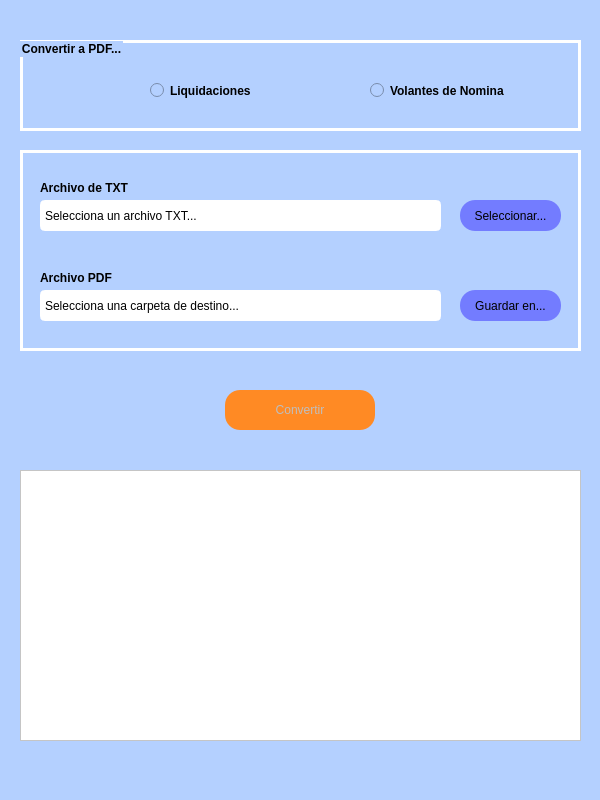
<?xml version="1.0" encoding="UTF-8"?>
<ui version="4.0">
 <class>main_widget</class>
 <widget class="QWidget" name="main_widget">
  <property name="geometry">
   <rect>
    <x>0</x>
    <y>0</y>
    <width>600</width>
    <height>800</height>
   </rect>
  </property>
  <property name="sizePolicy">
   <sizepolicy hsizetype="Preferred" vsizetype="Preferred">
    <horstretch>0</horstretch>
    <verstretch>0</verstretch>
   </sizepolicy>
  </property>
  <property name="maximumSize">
   <size>
    <width>1920</width>
    <height>1080</height>
   </size>
  </property>
  <property name="windowTitle">
   <string>TXT a PDF v1.0</string>
  </property>
  <property name="styleSheet">
   <string notr="true">background-color: rgb(180, 208, 255);
font: 13pt &quot;Verdana&quot;;

</string>
  </property>
  <widget class="QFrame" name="frame">
   <property name="geometry">
    <rect>
     <x>20</x>
     <y>150</y>
     <width>561</width>
     <height>201</height>
    </rect>
   </property>
   <property name="styleSheet">
    <string notr="true">border: 3px solid white;
</string>
   </property>
   <property name="frameShape">
    <enum>QFrame::StyledPanel</enum>
   </property>
   <property name="frameShadow">
    <enum>QFrame::Raised</enum>
   </property>
   <widget class="QLineEdit" name="lineEdit_pdf_path">
    <property name="geometry">
     <rect>
      <x>20</x>
      <y>140</y>
      <width>401</width>
      <height>31</height>
     </rect>
    </property>
    <property name="styleSheet">
     <string notr="true">background-color: rgb(255, 255, 255);
border-radius: 5px;
font: 13pt &quot;Verdana&quot;;</string>
    </property>
    <property name="text">
     <string>Selecciona una carpeta de destino...</string>
    </property>
   </widget>
   <widget class="QLabel" name="label_txt_file">
    <property name="geometry">
     <rect>
      <x>20</x>
      <y>30</y>
      <width>121</width>
      <height>16</height>
     </rect>
    </property>
    <property name="styleSheet">
     <string notr="true">font: 13pt &quot;Verdana&quot;;
font-weight: bold;
border: none</string>
    </property>
    <property name="text">
     <string>Archivo de TXT</string>
    </property>
   </widget>
   <widget class="QLineEdit" name="lineEdit_txt_path">
    <property name="geometry">
     <rect>
      <x>20</x>
      <y>50</y>
      <width>401</width>
      <height>31</height>
     </rect>
    </property>
    <property name="styleSheet">
     <string notr="true">background-color: rgb(255, 255, 255);
border-radius: 5px;
font: 13pt &quot;Verdana&quot;;</string>
    </property>
    <property name="text">
     <string>Selecciona un archivo TXT...</string>
    </property>
   </widget>
   <widget class="QPushButton" name="pushButton_pdf_path">
    <property name="geometry">
     <rect>
      <x>440</x>
      <y>140</y>
      <width>101</width>
      <height>31</height>
     </rect>
    </property>
    <property name="styleSheet">
     <string notr="true">QPushButton {
                                    background-color: rgb(115, 124, 255);
                                    border-width: 1px;
                                    border-radius: 15px;
                                    font: 75 13pt &quot;Verdana&quot;;
                                    border: none;
                                        }
                    QPushButton:hover {
                                    background-color: rgb(104, 111, 231);
                                    }
                    QPushButton:pressed {
                                    color: white;
                                    background-color: rgb(79, 82, 177);}
</string>
    </property>
    <property name="text">
     <string>Guardar en...</string>
    </property>
   </widget>
   <widget class="QPushButton" name="pushButton_txt">
    <property name="geometry">
     <rect>
      <x>440</x>
      <y>50</y>
      <width>101</width>
      <height>31</height>
     </rect>
    </property>
    <property name="styleSheet">
     <string notr="true">QPushButton {
                                    background-color: rgb(115, 124, 255);
                                    border-width: 1px;
                                    border-radius: 15px;
                                    font: 75 13pt &quot;Verdana&quot;;
                                    border: none;
                                        }
                    QPushButton:hover {
                                    background-color: rgb(104, 111, 231);
                                    }
                    QPushButton:pressed {
                                    color: white;
                                    background-color: rgb(79, 82, 177);}
</string>
    </property>
    <property name="text">
     <string>Seleccionar...</string>
    </property>
   </widget>
   <widget class="QLabel" name="label_pdf_pfile">
    <property name="geometry">
     <rect>
      <x>20</x>
      <y>120</y>
      <width>101</width>
      <height>16</height>
     </rect>
    </property>
    <property name="styleSheet">
     <string notr="true">font: 75 13pt &quot;Verdana&quot;;
font-weight: bold;
border: none</string>
    </property>
    <property name="text">
     <string>Archivo PDF</string>
    </property>
   </widget>
  </widget>
  <widget class="QGroupBox" name="group_type">
   <property name="geometry">
    <rect>
     <x>20</x>
     <y>40</y>
     <width>561</width>
     <height>91</height>
    </rect>
   </property>
   <property name="sizePolicy">
    <sizepolicy hsizetype="Preferred" vsizetype="Preferred">
     <horstretch>0</horstretch>
     <verstretch>0</verstretch>
    </sizepolicy>
   </property>
   <property name="maximumSize">
    <size>
     <width>1920</width>
     <height>100</height>
    </size>
   </property>
   <property name="sizeIncrement">
    <size>
     <width>0</width>
     <height>0</height>
    </size>
   </property>
   <property name="styleSheet">
    <string notr="true">font: 75 13pt &quot;Verdana&quot;;
font-weight: bold;
border: 3px solid white;

</string>
   </property>
   <property name="title">
    <string>Convertir a PDF...</string>
   </property>
   <property name="alignment">
    <set>Qt::AlignLeading|Qt::AlignLeft|Qt::AlignVCenter</set>
   </property>
   <widget class="QRadioButton" name="radioButton_liq">
    <property name="geometry">
     <rect>
      <x>130</x>
      <y>40</y>
      <width>121</width>
      <height>21</height>
     </rect>
    </property>
    <property name="styleSheet">
     <string notr="true">font: 13pt &quot;Verdana&quot;;
border: none;
</string>
    </property>
    <property name="text">
     <string>Liquidaciones</string>
    </property>
   </widget>
   <widget class="QRadioButton" name="radioButton_vol">
    <property name="geometry">
     <rect>
      <x>350</x>
      <y>40</y>
      <width>161</width>
      <height>21</height>
     </rect>
    </property>
    <property name="styleSheet">
     <string notr="true">font: 13pt &quot;Verdana&quot;;
border: none;

</string>
    </property>
    <property name="text">
     <string>Volantes de Nomina</string>
    </property>
   </widget>
  </widget>
  <widget class="QWidget" name="horizontalLayoutWidget">
   <property name="geometry">
    <rect>
     <x>20</x>
     <y>370</y>
     <width>561</width>
     <height>80</height>
    </rect>
   </property>
   <layout class="QHBoxLayout" name="horizontalLayout">
    <item>
     <widget class="QPushButton" name="pushButton_convert">
      <property name="enabled">
       <bool>false</bool>
      </property>
      <property name="sizePolicy">
       <sizepolicy hsizetype="Preferred" vsizetype="Preferred">
        <horstretch>0</horstretch>
        <verstretch>0</verstretch>
       </sizepolicy>
      </property>
      <property name="minimumSize">
       <size>
        <width>150</width>
        <height>40</height>
       </size>
      </property>
      <property name="maximumSize">
       <size>
        <width>150</width>
        <height>40</height>
       </size>
      </property>
      <property name="baseSize">
       <size>
        <width>150</width>
        <height>40</height>
       </size>
      </property>
      <property name="focusPolicy">
       <enum>Qt::NoFocus</enum>
      </property>
      <property name="styleSheet">
       <string notr="true">QPushButton {
                                    background-color: rgb(255, 138, 36);
                                    border-width: 5px;
                                    border-radius: 15px;
                                    font: 75 15pt &quot;Verdana&quot;;
                                    border-color: black;
                        			}
QPushButton:hover {
                                    background-color: rgb(232, 127, 32);
								border: 1px;
								border-color: black; 
                                    }
QPushButton:pressed {
                                    color: white;
                                    background-color: rgb(197, 108, 27);
								border-width: 1px;
								border-color: white;
								}
QPushButton:disabled {
								opacity: 50;
								}</string>
      </property>
      <property name="text">
       <string>Convertir</string>
      </property>
      <property name="autoRepeat">
       <bool>false</bool>
      </property>
     </widget>
    </item>
   </layout>
  </widget>
  <widget class="QPlainTextEdit" name="textBox1">
   <property name="geometry">
    <rect>
     <x>20</x>
     <y>470</y>
     <width>561</width>
     <height>271</height>
    </rect>
   </property>
   <property name="styleSheet">
    <string notr="true">background-color: rgb(255, 255, 255);</string>
   </property>
  </widget>
 </widget>
 <resources>
  <include location="res1.qrc"/>
 </resources>
 <connections/>
</ui>
